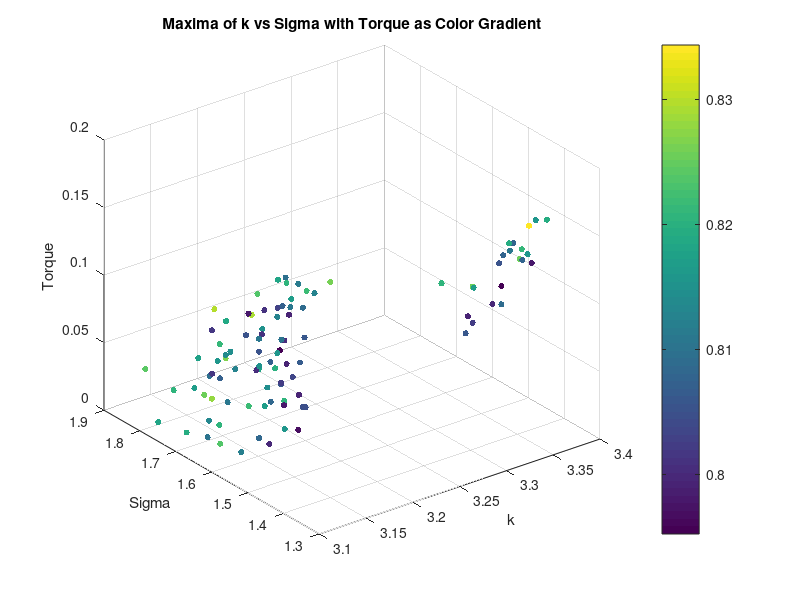
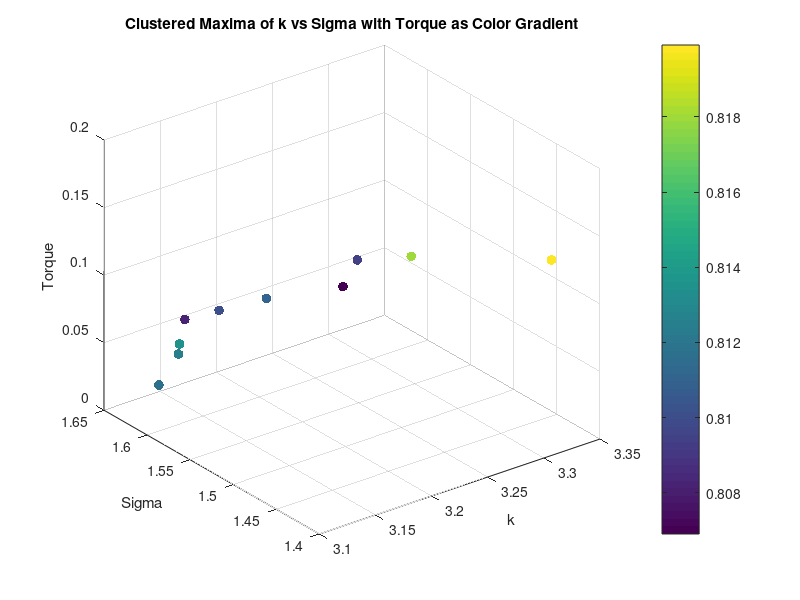

Reproduce these figures in MATLAB, in order.
load('maxima_data.mat');
scatter3(maxima_k, maxima_sigma, torque_values, 20, maxima_corr, 'filled');
xlabel('k');
ylabel('Sigma');
zlabel('Torque');
title('Maxima of k vs Sigma with Torque as Color Gradient');
colorbar;
grid on;

% K means clustering of torque into 10 clusters, taking mean of each cluster k, sigma and corr too
[cluster_idx, cluster_centers] = kmeans(torque_values', 10);
% Take the mean of each cluster
torque_means = zeros(10, 1);
sigma_means = zeros(10, 1);
k_means = zeros(10, 1);
corr_means = zeros(10, 1);
for i = 1:10
    torque_means(i) = mean(torque_values(cluster_idx == i));
    sigma_means(i) = mean(maxima_sigma(cluster_idx == i));
    k_means(i) = mean(maxima_k(cluster_idx == i));
    corr_means(i) = mean(maxima_corr(cluster_idx == i));
end

% Plot the clusters
figure;
scatter3(k_means, sigma_means, torque_means, 50, corr_means, 'filled');
xlabel('k');
ylabel('Sigma');
zlabel('Torque');
title('Clustered Maxima of k vs Sigma with Torque as Color Gradient');
colorbar;
grid on;
